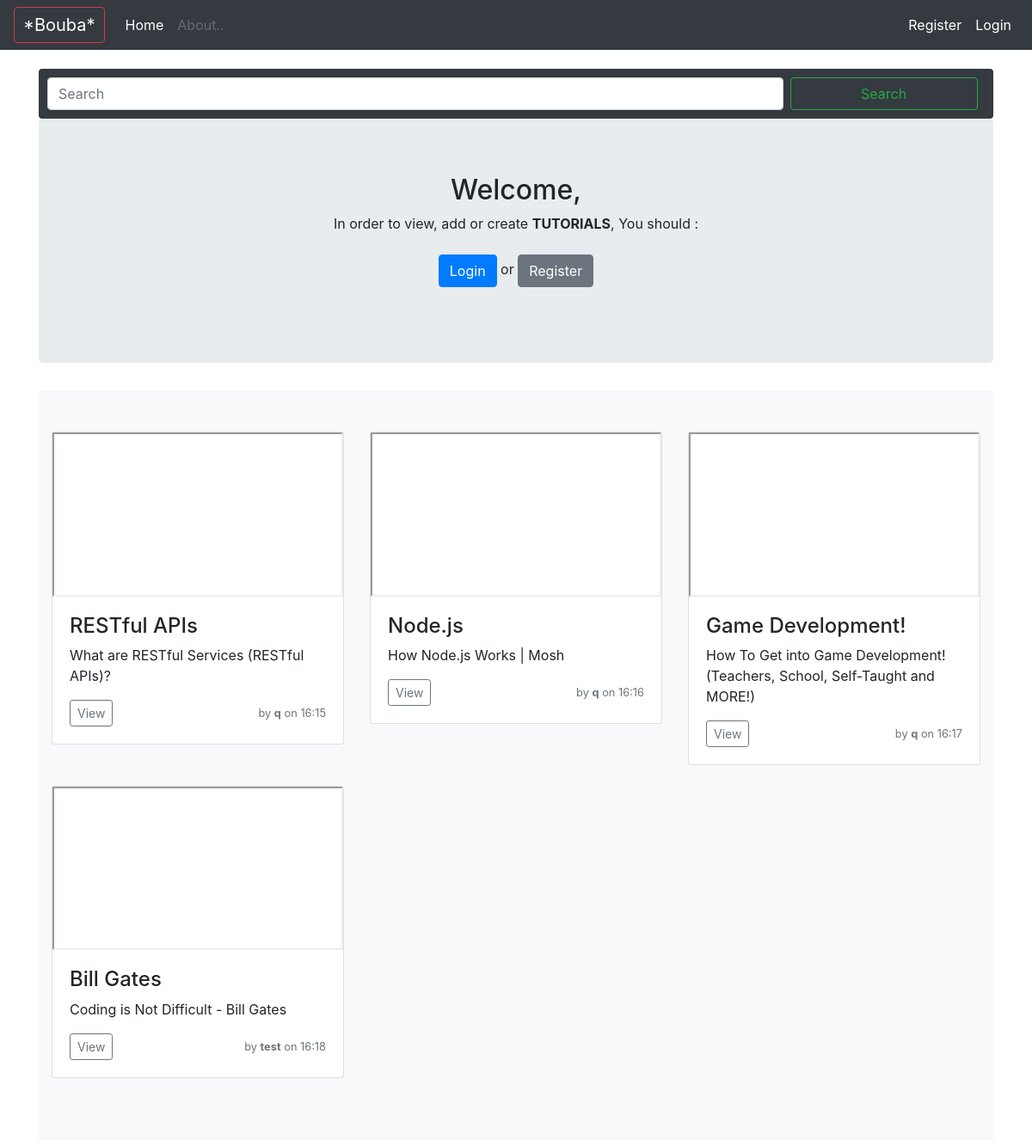
Before: / with the older database file.
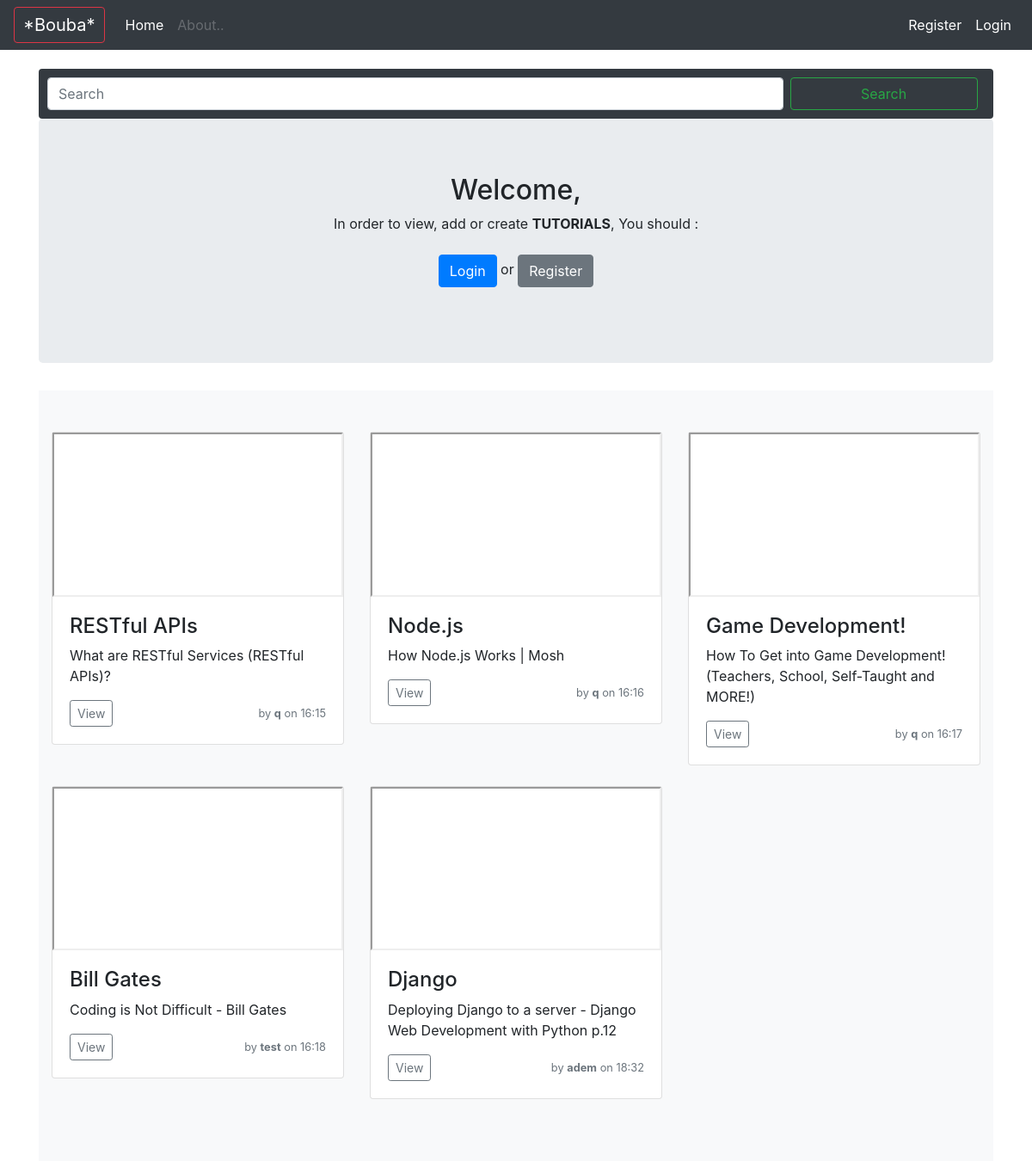
After: the same page with the newer database file.
### products/models.py (models this page shows, shortened)
class Product(models.Model):
	username = models.CharField(max_length=100)
	title = models.CharField(max_length=255)
	description = models.CharField(max_length=255)
	tuto_url = models.URLField()
	created_date = models.DateTimeField(auto_now=True)

### home/views.py (the view)
# urls.py: path('', views.index, name='home')
def index(request):
	context = {'title': 'home'}
	q = request.GET.get('q', (''))
	if q != '':
		search_products = Product.objects.filter(title__icontains=q)
		context['search_products'] = search_products
		context['search'] = q
	else:
		context['products'] = Product.objects.all()[:6]
	return render(request, 'home/index.html', context)

### home/templates/home/index.html (shortened to what this page needs)
{% extends "base.html" %}
{% block content %}
	<form method="get" action="." class="form-inline mt-2 mt-md-0 bg-dark rounded" style="padding: 10px;">
		<input name="q" class="form-control mr-sm-2" style="width:78.5%;" type="text" placeholder="Search" aria-label="Search">
		<button class="btn btn-outline-success my-2 my-sm-0"  style="width:20%;" type="submit">Search</button>
	</form>
<main role="main">
	{% if not search_products %}
		<section class="jumbotron text-center">
			<div class="container">
				<h2>Welcome{% if user.is_authenticated %}<span class="text-danger"> {{ user.username }}</span>{% endif %},</h2>
				{% if user.is_authenticated %}
					<p>To view all tutorials, click on :</p>
					<p>
						<a href="{% url 'product_list' %}" class="btn btn-primary my-2">TUTORIALS</a>
						or
						<a href="{% url 'product_add' %}" class="btn btn-secondary my-2">Add a Tutorial</a>
					</p>
				{% else %}
					<p>In order to view, add or create <b>TUTORIALS</b>, You should :</p>
					<p>
						<a href="{% url 'login' %}" class="btn btn-primary my-2">Login</a>
						or
						<a href="{% url 'register' %}" class="btn btn-secondary my-2">Register</a>
					</p>
				{% endif %}
			</div>
		</section>
    {% endif %}
	<div class="album py-5 bg-light">
		<div class="container">
			<div class="row">
				{% if search_products %}
					{% for product in search_products %}
	    	        	{% include "one_product.html" %}
	            	{% endfor %}
	            {% else %}
		            {% for product in products %}
	    	        	{% include "one_product.html" %}
	            	{% endfor %}
				{% endif %}
			</div>
		</div>
	</div>
</main>
{% endblock content %}

### templates/one_product.html (shortened to what this page needs)
<div class="col-md-4">
	<div class="card mb-4 box-shadow">
		<div class="video-container">
			<iframe src="{{ product.tuto_url }}"></iframe>
		</div>
    	<div class="card-body">
			<h4>{{ product.title }}</h4>
			<p class="card-text">{{ product.description }}</p>
			<div class="d-flex justify-content-between align-items-center">
				<div class="btn-group">
					<button onclick="location.href='{% url 'product_detail' product.id %}'" type="button" class="btn btn-sm btn-outline-secondary">View</button>
				</div>
				<small class="text-muted">by <b>{{ product.username }}</b> on {{ product.created_date|date:'H:i' }}</small>
			</div>
		</div>
	</div>
</div>

Changed rows visible on the page:
added Product: title "Django", description "Deploying Django to a server - Django Web Development with Python p.12", username "adem", created_date "18:32"
